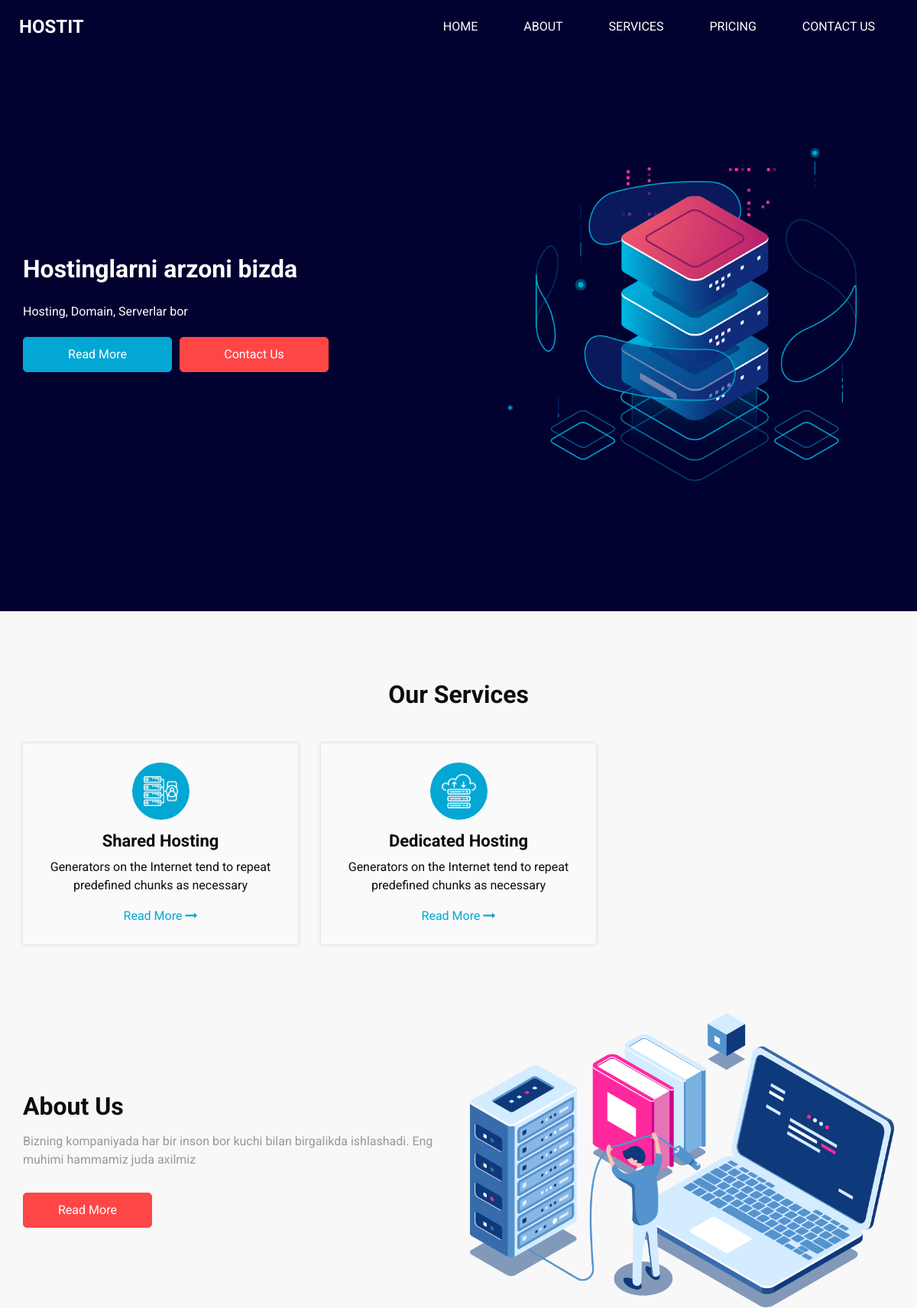
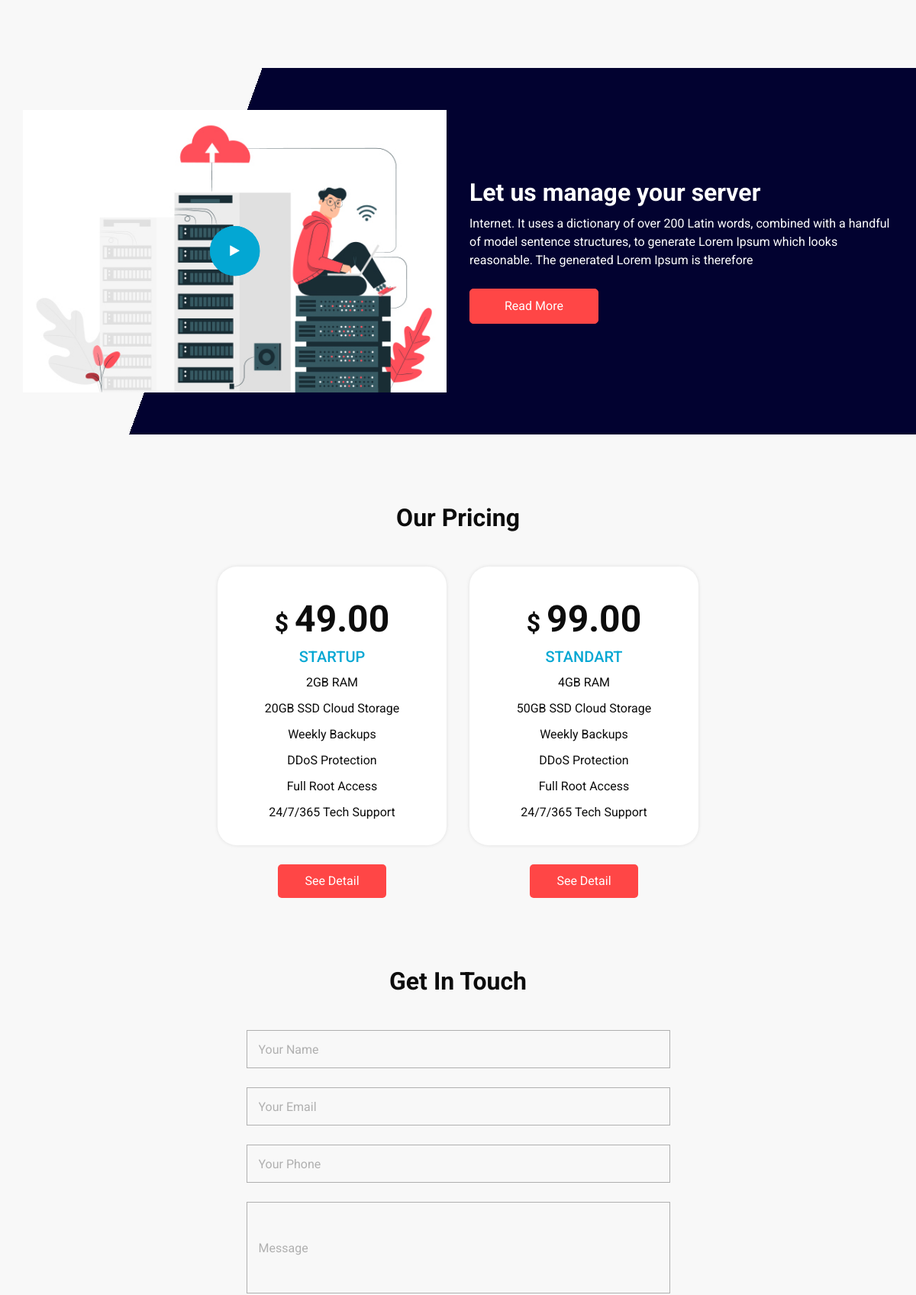
The page / (upper part) on the database its author committed (2 pictures, top to bottom).
### main/models.py (models this page shows, shortened)
class Banner(models.Model):
    title = models.CharField(max_length=255)
    body = models.TextField()

class Service(models.Model):
    name = models.CharField(max_length=255)
    body = models.TextField()
    icon = models.FileField(upload_to='service/')

class AboutUs(models.Model):
    body = models.TextField()

class Price(models.Model):
    title = models.CharField(max_length=255)
    price = models.DecimalField(decimal_places=2, max_digits=10)
    body = models.TextField()

### main/views.py (the view)
# urls.py: path('', views.index, name='index'),
def index(request):
    baner = models.Banner.objects.last()
    about_us = models.AboutUs.objects.last()
    services = models.Service.objects.all()
    prices_list = []
    for price in models.Price.objects.all().order_by('price'):
        price.body = price.body.split(',')
        prices_list.append(price)
    context = {
        'baner':baner,
        'about_us':about_us,
        'services':services,
        'prices':prices_list
    }
    return render(request, 'index.html', context)

### templates/index.html (shortened to what this page needs)
<!DOCTYPE html>
{% load static %}
<html>
<head>
  <link rel="stylesheet" type="text/css" href="{% static 'css/bootstrap.css' %}" />
  <link href="{% static 'css/font-awesome.min.css' %}" rel="stylesheet" />
  <link href="{% static 'css/style.css' %}" rel="stylesheet" />
  <link href="{% static 'css/responsive.css' %}" rel="stylesheet" />
</head>
<body>
  <div class="hero_area">
    <header class="header_section">
      <div class="container-fluid">
        <nav class="navbar navbar-expand-lg custom_nav-container ">
          <a class="navbar-brand" href="index.html">
            <span>Hostit</span>
          </a>
          <div class="collapse navbar-collapse" id="navbarSupportedContent">
            <ul class="navbar-nav  ml-auto">
              <li class="nav-item ">
                <a class="nav-link" href="{% url 'index' %}">Home <span class="sr-only">(current)</span></a>
              </li>
              <li class="nav-item">
                <a class="nav-link" href="{% url 'about' %}"> About</a>
              </li>
              <li class="nav-item active">
                <a class="nav-link" href="{% url 'service' %}">Services</a>
              </li>
              <li class="nav-item">
                <a class="nav-link" href="{% url 'price' %}">Pricing</a>
              </li>
              <li class="nav-item">
                <a class="nav-link" href="{% url 'contact' %}">Contact Us</a>
              </li>
            </ul>
          </div>
        </nav>
      </div>
    </header>
    <section class="slider_section ">
      <div id="customCarousel1" class="carousel slide" data-ride="carousel">
        <div class="carousel-inner">
          <div class="carousel-item active">
            <div class="container ">
              <div class="row">
                <div class="col-md-6">
                  <div class="detail-box">
                    <h1>
                      {{baner.title}}
                    </h1>
                    <p>
                      {{baner.body}}</p>
                    <div class="btn-box">
                      <a href="" class="btn-1">
                        Read More
                      </a>
                      <a href="" class="btn-2">
                        Contact Us
                      </a>
                    </div>
                  </div>
                </div>
                <div class="col-md-6">
                  <div class="row">
                    <div class=" col-lg-10 mx-auto">
                      <div class="img-box">
                        <img src="images/slider-img.png" alt="">
                      </div>
                    </div>
                  </div>
                </div>
              </div>
            </div>
          </div>
        </div>
      </div>
    </section>
  </div>
  <section class="service_section layout_padding">
    <div class="container">
      <div class="heading_container heading_center">
        <h2>
          Our Services
        </h2>
      </div>
    </div>
    <div class="container ">
      <div class="row">
        {% for service in services %}
        <div class="col-md-6 col-lg-4">
          <div class="box ">
            <div class="img-box">
              <img src="{{service.icon.url}}" alt="">
            </div>
            <div class="detail-box">
              <h4>
                {{service.name}}
              </h4>
              <p>{{service.body}}</p>
              <a href="">
                Read More
                <i class="fa fa-long-arrow-right" aria-hidden="true"></i>
              </a>
            </div>
          </div>
        </div>
        {% endfor %}
      </div>
    </div>
  </section>
  <section class="about_section layout_padding-bottom">
    <div class="container  ">
      <div class="row">
        <div class="col-md-6">
          <div class="detail-box">
            <div class="heading_container">
              <h2>
                About Us
              </h2>
            </div>
            <p>
              {{about_us.body}}</p>
            <a href="">
              Read More
            </a>
          </div>
        </div>
        <div class="col-md-6 ">
          <div class="img-box">
            <img src="images/about-img.png" alt="">
          </div>
        </div>
      </div>
    </div>
  </section>
  <section class="server_section">
    <div class="container ">
      <div class="row">
        <div class="col-md-6">
          <div class="img-box">
            <div class="play_btn">
              <button>
                <i class="fa fa-play" aria-hidden="true"></i>
              </button>
            </div>
          </div>
        </div>
        <div class="col-md-6">
          <div class="detail-box">
            <div class="heading_container">
              <h2>
                Let us manage your server
              </h2>
              <p>
                Internet. It uses a dictionary of over 200 Latin words, combined with a handful of model sentence structures, to generate Lorem Ipsum which looks reasonable. The generated Lorem Ipsum is therefore
              </p>
            </div>
            <a href="">
              Read More
            </a>
          </div>
        </div>
      </div>
    </div>
  </section>
  <section class="price_section layout_padding">
    <div class="container">
      <div class="heading_container heading_center">
        <h2>
          Our Pricing
        </h2>
      </div>
      <div class="price_container ">
        {% for price in prices %}
        <div class="box">
          <div class="detail-box">
            <h2>$ <span>{{price.price}}</span></h2>
            <h6>
              {{price.title}}
            </h6>
            <ul class="price_features">
                {% for i in price.body %}
                <li>
                    {{i}}
                </li>
                {% endfor %}
            </ul>
          </div>
          <div class="btn-box">
            <a href="">
              See Detail
            </a>
          </div>
        </div>
        {% endfor %}
      </div>
    </div>
  </section>
  <section class="contact_section layout_padding-bottom">
    <div class="container">
      <div class="heading_container heading_center">
        <h2>
          Get In Touch
        </h2>
      </div>
      <div class="row">
        <div class="col-md-8 col-lg-6 mx-auto">
          <div class="form_container">
            <form method="post" action="{% url 'contact' %}">
              <div>
                <input type="text" placeholder="Your Name" name="name" />
              </div>
              <div>
                <input type="email" placeholder="Your Email" name="email" />
              </div>
              <div>
                <input type="text" placeholder="Your Phone" name="phone" />
              </div>
              <div>
                <input type="text" class="message-box" placeholder="Message" name="message" />
              </div>
            </form>
          </div>
        </div>
      </div>
    </div>
  </section>
</body>
</html>

### static/css/responsive.css (style rules this page uses)
@media (min-width: 1200px) { .container { max-width: 1170px; } }

### rows shown on the page
Banner: title "Hostinglarni arzoni bizda", body "Hosting, Domain, Serverlar bor"
Service: icon (picture), name "Shared Hosting", body "Generators on the Internet tend to repeat predefined chunks as necessary"
Service: icon (picture), name "Dedicated Hosting", body "Generators on the Internet tend to repeat predefined chunks as necessary"
AboutUs: body "Bizning kompaniyada har bir inson bor kuchi bilan birgalikda ishlashadi. Eng muhimi hammamiz juda axilmiz"
Price: price "49.00", title "STARTUP", body "2GB RAM" "20GB SSD Cloud Storage" "Weekly Backups" "DDoS Protection" "Full Root Access" "24/7/365 Tech Support"
Price: price "99.00", title "STANDART", body "4GB RAM" "50GB SSD Cloud Storage" "Weekly Backups" "DDoS Protection" "Full Root Access" "24/7/365 Tech Support"
